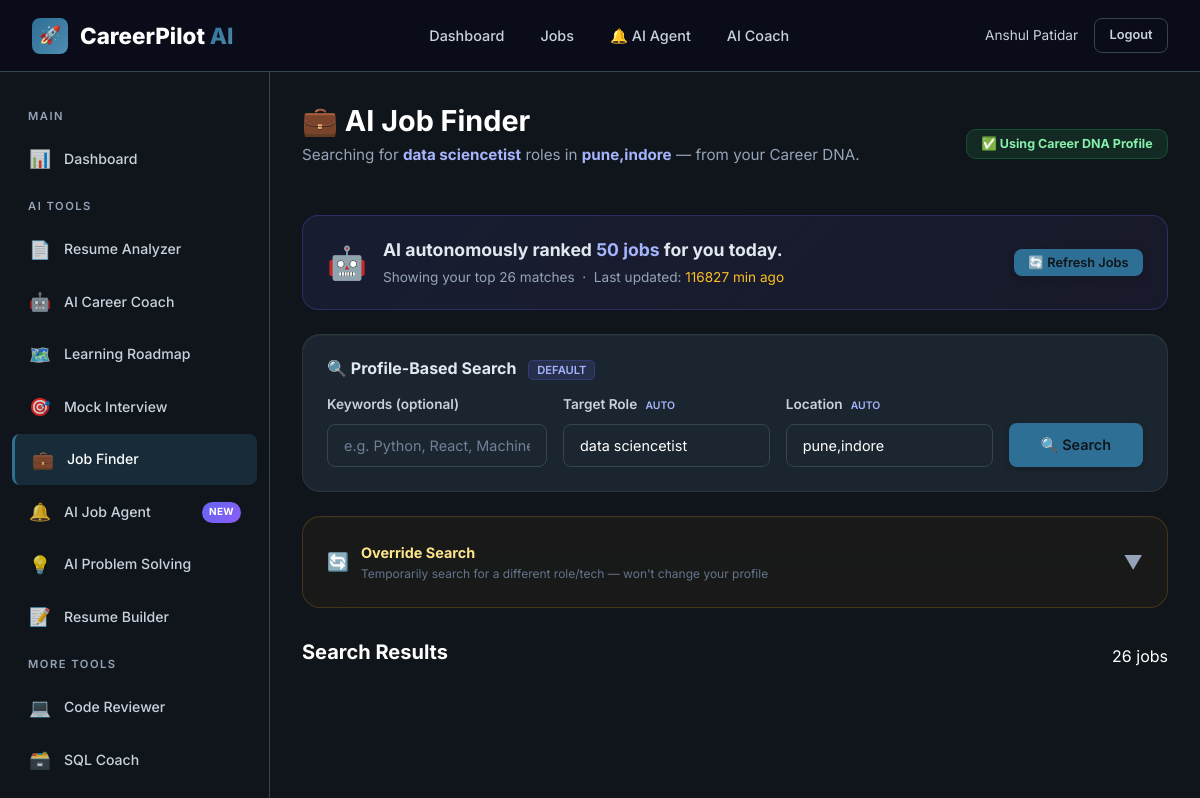
Page /jobs/ (signed in) on the committed database.
### tables this page shows
CREATE TABLE career_profiles (
    id                         INTEGER PRIMARY KEY AUTOINCREMENT,
    user_id                    INTEGER NOT NULL UNIQUE,

    -- Identity (Priority: manual > resume)
    full_name                  TEXT DEFAULT '',
    phone                      TEXT DEFAULT '',
    location                   TEXT DEFAULT '',
    linkedin_url               TEXT DEFAULT '',
    github_url                 TEXT DEFAULT '',
    portfolio_url              TEXT DEFAULT '',

    -- Career Goal (Priority: manual > resume)
    preferred_role             TEXT DEFAULT '',
    career_goal                TEXT DEFAULT '',
    expected_salary            TEXT DEFAULT '',
    preferred_location         TEXT DEFAULT '',

    -- Technical Profile (resume-extracted, no manual override)
    skills                     TEXT DEFAULT '[]',
    top_skills                 TEXT DEFAULT '[]',
    soft_skills                TEXT DEFAULT '[]',
    technologies               TEXT DEFAULT '[]',
    certifications             TEXT DEFAULT '[]',
    projects                   TEXT DEFAULT '[]',
    experience_summary         TEXT DEFAULT '',
    education                  TEXT DEFAULT '',
    experience_years           INTEGER DEFAULT 0,
    domain                     TEXT DEFAULT '',
    seniority_level            TEXT DEFAULT 'fresher',

    -- AI-Computed Scores
    ats_score                  INTEGER DEFAULT 0,
    profile_completeness       INTEGER DEFAULT 0,
    ai_readiness               INTEGER DEFAULT 0,
    resume_strength            INTEGER DEFAULT 0,

    -- Manual-override flags (1 = user set this manually, don't overwrite from resume)
    full_name_is_manual        INTEGER DEFAULT 0,
    phone_is_manual            INTEGER DEFAULT 0,
    location_is_manual         INTEGER DEFAULT 0,
    linkedin_url_is_manual     INTEGER DEFAULT 0,
    github_url_is_manual       INTEGER DEFAULT 0,
    portfolio_url_is_manual    INTEGER DEFAULT 0,
    preferred_role_is_manual   INTEGER DEFAULT 0,
    career_goal_is_manual      INTEGER DEFAULT 0,
    expected_salary_is_manual  INTEGER DEFAULT 0,
    preferred_location_is_manual INTEGER DEFAULT 0,

    -- Source tracking
    last_resume_sync           TIMESTAMP,
    last_manual_update         TIMESTAMP,
    created_at                 TIMESTAMP DEFAULT CURRENT_TIMESTAMP,
    updated_at                 TIMESTAMP DEFAULT CURRENT_TIMESTAMP,

    FOREIGN KEY (user_id) REFERENCES users(id) ON DELETE CASCADE
);

### backend/routes/jobs.py (the view)
@jobs_bp.route('/')
@login_required
def index():
    user_id = session.get('user_id')
    from backend.services.autonomous_agent import AutonomousAgent
    AutonomousAgent.trigger_job_search(user_id)
    saved_jobs   = JobService.get_user_jobs(user_id, status='saved')
    applied_jobs = JobService.get_user_jobs(user_id, status='applied')
    all_recent  = JobService.get_user_jobs(user_id, limit=DEFAULT_RECENT_JOBS)
    recent_jobs = all_recent[:26]
    last_updated = "Never"
    if all_recent and all_recent[0].get('created_at'):
        from datetime import datetime
        try:
            last_time = datetime.fromisoformat(all_recent[0]['created_at'])
            diff = int((datetime.now() - last_time).total_seconds() / 60)
            last_updated = f"{diff} min ago" if diff > 0 else "Just now"
        except Exception:
            pass
    prefill = CareerProfileService.get_prefill_for_module(user_id, 'jobs')
    return render_template('jobs/index.html',
                           saved_jobs=saved_jobs,
                           applied_jobs=applied_jobs,
                           recent_jobs=recent_jobs,
                           total_searched=len(all_recent),
                           last_updated=last_updated,
                           prefill=prefill)

### backend/database/db.py (called while the page is built)
def get_db_path() -> str:
    base_dir = os.path.dirname(os.path.dirname(os.path.dirname(os.path.abspath(__file__))))
    return os.path.join(base_dir, DATABASE_PATH)

def get_connection(db_path: Optional[str] = None) -> sqlite3.Connection:
    path = db_path or get_db_path()
    conn = sqlite3.connect(path)
    conn.row_factory = sqlite3.Row
    conn.execute("PRAGMA foreign_keys = ON")
    conn.execute("PRAGMA journal_mode = WAL")
    return conn

@contextmanager
def get_db(db_path: Optional[str] = None):
    conn = get_connection(db_path)
    try:
        yield conn
        conn.commit()
    except Exception:
        conn.rollback()
        raise
    finally:
        conn.close()

def execute_query(query: str, params: tuple = (), db_path: Optional[str] = None) -> list[dict]:
    from backend.utils.logger import db_logger
    import time
    start = time.time()
    with get_db(db_path) as db:
        cursor = db.execute(query, params)
        rows = cursor.fetchall()
        duration = int((time.time() - start) * 1000)
        table = query.split('FROM')[1].split('WHERE')[0].strip() if 'FROM' in query else 'unknown'
        log_msg = f"\n[DB]\nSELECT\n{table}\nRows:{len(rows)}\n{duration} ms"
        db_logger.info(log_msg)
        return [dict(row) for row in rows]

def execute_one(query: str, params: tuple = (), db_path: Optional[str] = None) -> Optional[dict]:
    from backend.utils.logger import db_logger
    import time
    start = time.time()
    with get_db(db_path) as db:
        cursor = db.execute(query, params)
        row = cursor.fetchone()
        duration = int((time.time() - start) * 1000)
        table = query.split('FROM')[1].split('WHERE')[0].strip() if 'FROM' in query else 'unknown'
        log_msg = f"\n[DB]\nSELECT ONE\n{table}\nRows:{1 if row else 0}\n{duration} ms"
        db_logger.info(log_msg)
        return dict(row) if row else None

### backend/models/career_profile.py (called while the page is built)
    @staticmethod
    def get_by_user(user_id: int) -> Optional[dict]:
        row = execute_one(
            "SELECT * FROM career_profiles WHERE user_id = ?", (user_id,)
        )
        return CareerProfileModel._parse(row) if row else None

    @staticmethod
    def _parse(row: dict) -> dict:
        if not row:
            return {}
        for f in _JSON_FIELDS:
            val = row.get(f, "[]")
            if isinstance(val, str):
                try:
                    row[f] = json.loads(val)
                except Exception:
                    row[f] = []
        return row

### templates/jobs/index.html (shortened to what this page needs)
{% extends "base.html" %}
{% block content %}
{% include "components/sidebar.html" %}
<main class="main-content">
    <div class="page-header reveal flex-between">
        <div>
            <h1>💼 AI Job Finder</h1>
            <p class="page-subtitle">
                {% if prefill and prefill.preferred_role %}
                Searching for <strong style="color:#a5b4fc;">{{ prefill.preferred_role }}</strong> roles in <strong style="color:#a5b4fc;">{{ prefill.preferred_location or 'all locations' }}</strong> — from your Career DNA.
                {% else %}
                AI scours LinkedIn, Indeed, Naukri & more to find roles that match your profile.
                {% endif %}
            </p>
        </div>
        {% if prefill and prefill.preferred_role %}
        <div>
            <span style="background:rgba(34,197,94,0.12);border:1px solid rgba(34,197,94,0.25);
                         color:#86efac;border-radius:10px;padding:0.4rem 0.9rem;
                         font-size:0.78rem;font-weight:700;">
                ✅ Using Career DNA Profile
            </span>
        </div>
        {% endif %}
    </div>
    {% if total_searched and total_searched > 0 %}
    <div style="background:linear-gradient(135deg,rgba(99,102,241,0.1),rgba(139,92,246,0.07));
                border:1px solid rgba(99,102,241,0.25);border-radius:16px;padding:1.25rem 1.5rem;
                margin-bottom:1.5rem;display:flex;align-items:center;justify-content:space-between;
                flex-wrap:wrap;gap:1rem;" class="reveal delay-1">
        <div style="display:flex;align-items:center;gap:1rem;flex-wrap:wrap;">
            <span style="font-size:2rem; animation: pulse 2s infinite;">🤖</span>
            <div>
                <div style="font-weight:700;color:#e2e8f0;margin-bottom:0.2rem; font-size: 1.1rem;">
                    AI autonomously ranked <span style="color:#a5b4fc;">{{ total_searched }} jobs</span> for you today.
                </div>
                <div style="font-size:0.85rem;color:#94a3b8;">
                    Showing your top {{ recent_jobs|length }} matches &nbsp;·&nbsp;
                    Last updated: <span style="color:#fbbf24;">{{ last_updated }}</span>
                </div>
            </div>
        </div>
        <button class="btn btn-primary btn-sm" onclick="autoSearchFromProfile()" id="autoSearchBtn">
            🔄 Refresh Jobs
        </button>
    </div>
    {% endif %}
    <div class="card reveal delay-1" style="margin-bottom:1.5rem;">
        <div style="display:flex;align-items:center;justify-content:space-between;margin-bottom:1rem;">
            <h3 style="font-size:1rem;font-weight:700;color:#e2e8f0;margin:0;">
                🔍 Profile-Based Search
                <span style="font-size:0.7rem;font-weight:600;background:rgba(99,102,241,0.15);
                             border:1px solid rgba(99,102,241,0.25);color:#a5b4fc;
                             padding:0.15rem 0.5rem;border-radius:5px;margin-left:0.5rem;">DEFAULT</span>
            </h3>
        </div>
        <form id="jobSearchForm" style="display:flex;gap:1rem;align-items:flex-end;flex-wrap:wrap;">
            <div style="flex:1;min-width:220px;">
                <label class="form-label" for="jobQuery">Keywords (optional)</label>
                <input type="text" id="jobQuery" class="form-input"
                       placeholder="e.g. Python, React, Machine Learning">
            </div>
            <div style="flex:1;min-width:200px;">
                <label class="form-label" for="jobRole">Target Role
                    {% if prefill and prefill.preferred_role %}<span style="font-size:0.65rem;color:#a5b4fc;margin-left:0.3rem;">AUTO</span>{% endif %}
                </label>
                <input type="text" id="jobRole" class="form-input"
                       value="{{ prefill.preferred_role if prefill else '' }}"
                       placeholder="e.g. ML Engineer, Backend Dev">
            </div>
            <div style="flex:1;min-width:180px;">
                <label class="form-label" for="jobLocation">Location
                    {% if prefill and prefill.preferred_location %}<span style="font-size:0.65rem;color:#a5b4fc;margin-left:0.3rem;">AUTO</span>{% endif %}
                </label>
                <input type="text" id="jobLocation" class="form-input"
                       value="{{ prefill.preferred_location if prefill else '' }}"
                       placeholder="e.g. Bengaluru, Remote">
            </div>
            <div>
                <button type="submit" id="searchJobsBtn" class="btn btn-primary" style="height:44px;padding:0 2rem;">
                    🔍 Search
                </button>
            </div>
        </form>
    </div>
    <div class="card reveal delay-2" style="margin-bottom:2rem;
         background:rgba(245,158,11,0.04);border:1px solid rgba(245,158,11,0.2);">
        <div style="display:flex;align-items:center;justify-content:space-between;
                    cursor:pointer;" onclick="toggleOverride()" id="overrideToggle">
            <div style="display:flex;align-items:center;gap:0.75rem;">
                <span style="font-size:1.1rem;">🔄</span>
                <div>
                    <div style="font-weight:700;color:#fde68a;font-size:0.9rem;">Override Search</div>
                    <div style="font-size:0.75rem;color:#64748b;">
                        Temporarily search for a different role/tech — won't change your profile
                    </div>
                </div>
            </div>
            <span id="overrideChevron" style="color:#94a3b8;font-size:1.2rem;transition:transform 0.2s;">▼</span>
        </div>
    </div>
    <div class="reveal delay-3">
        <div class="flex-between" style="margin-bottom:1.5rem;">
            <h2 style="font-size:1.25rem;display:flex;align-items:center;gap:0.5rem;">
                Search Results
            </h2>
            <span class="text-tertiary" id="jobCount">{{ recent_jobs|length }} jobs</span>
        </div>
    </div>
</main>
{% endblock %}

### templates/base.html (shortened to what this page needs)
<!DOCTYPE html>
<html lang="en">
<head>
    <link href="https://unpkg.com/aos@2.3.1/dist/aos.css" rel="stylesheet">
    <link rel="stylesheet" href="{{ url_for('static', filename='css/main.css') }}">
    <link rel="stylesheet" href="{{ url_for('static', filename='css/components.css') }}">
    <link rel="stylesheet" href="{{ url_for('static', filename='css/dashboard.css') }}">
    <link rel="stylesheet" href="{{ url_for('static', filename='css/pages.css') }}">
    <link rel="stylesheet" href="{{ url_for('static', filename='css/animations.css') }}">
</head>
<body>
    {% block body %}
    {% block navbar %}
    <nav class="navbar" id="mainNavbar">
        <a href="{{ url_for('home') }}" class="navbar-brand">
            <div class="brand-icon">🚀</div>
            <span>CareerPilot <span class="text-gradient">AI</span></span>
        </a>
        {% if not current_user.is_authenticated %}
        <ul class="navbar-nav">
            <li><a href="{{ url_for('home') }}#features" class="nav-link">Features</a></li>
            <li><a href="{{ url_for('home') }}#showcase" class="nav-link">AI Showcase</a></li>
            <li><a href="{{ url_for('home') }}#testimonials" class="nav-link">Testimonials</a></li>
        </ul>
        <div class="navbar-actions">
            <a href="{{ url_for('auth.login') }}" class="btn btn-ghost">Log In</a>
            <a href="{{ url_for('auth.register') }}" class="btn btn-primary">Get Started</a>
        </div>
        {% else %}
        <ul class="navbar-nav">
            <li><a href="{{ url_for('dashboard.index') }}" class="nav-link">Dashboard</a></li>
            <li><a href="{{ url_for('jobs.index') }}" class="nav-link">Jobs</a></li>
            <li><a href="{{ url_for('notifications.index') }}" class="nav-link" style="position:relative;">
                🔔 AI Agent
            </a></li>
            <li><a href="{{ url_for('chat.index') }}" class="nav-link">AI Coach</a></li>
        </ul>
        <div class="navbar-actions">
            <span style="color: var(--text-secondary); font-size: 0.85rem;">{{ current_user.full_name }}</span>
            <a href="{{ url_for('auth.logout') }}" class="btn btn-ghost btn-sm">Logout</a>
        </div>
        {% endif %}
    </nav>
    {% endblock %}
    {% block content %}{% endblock %}
    {% endblock %}
</body>
</html>

### static/css/components.css (style rules this page uses)
.btn { display: inline-flex; align-items: center; justify-content: center; gap: 0.5rem; padding: 0.65rem 1.5rem; font-family: var(--font-primary); font-size: 0.9rem; font-weight: 600; border: none; border-radius: var(--radius-sm); cursor: pointer; transition: all var(--transition-fast); text-decoration: none; white-space: nowrap; }
.btn-primary { background: var(--primary); color: var(--bg-primary); box-shadow: var(--shadow-sm); }
.btn-ghost { background: transparent; color: var(--text-secondary); border: 1px solid var(--border); }
.btn-sm { padding: 0.4rem 0.9rem; font-size: 0.8rem; }
.card { background: var(--glass-bg); backdrop-filter: var(--glass-blur); -webkit-backdrop-filter: var(--glass-blur); border: 1px solid var(--glass-border); border-radius: var(--radius-lg); padding: 1.5rem; box-shadow: var(--shadow-card); transition: all var(--transition-normal); }
.form-label { display: block; font-size: 0.85rem; font-weight: 600; color: var(--text-secondary); margin-bottom: 0.5rem; }
.form-input, .form-select, .form-textarea { width: 100%; padding: 0.75rem 1rem; background: var(--bg-input); border: 1.5px solid var(--border); border-radius: var(--radius-sm); color: var(--text-primary); font-family: var(--font-primary); font-size: 0.9rem; transition: all var(--transition-fast); }
.form-input::placeholder { color: var(--text-muted); }

### static/css/animations.css (style rules this page uses)
.reveal { opacity: 0; transform: translateY(30px); transition: all 0.6s ease; }
.reveal.visible { opacity: 1; transform: translateY(0); }
.delay-1 { transition-delay: 0.1s !important; }
.delay-2 { transition-delay: 0.2s !important; }
.delay-3 { transition-delay: 0.3s !important; }

### rows in the picture
career_profiles: full_name "Anshul Patidar", preferred_role "data sciencetist", preferred_location "pune,indore"

### other values in the picture
{{ total_searched }} "50"
{{ recent_jobs|length }} "26"
{{ last_updated }} "116827 min ago"
